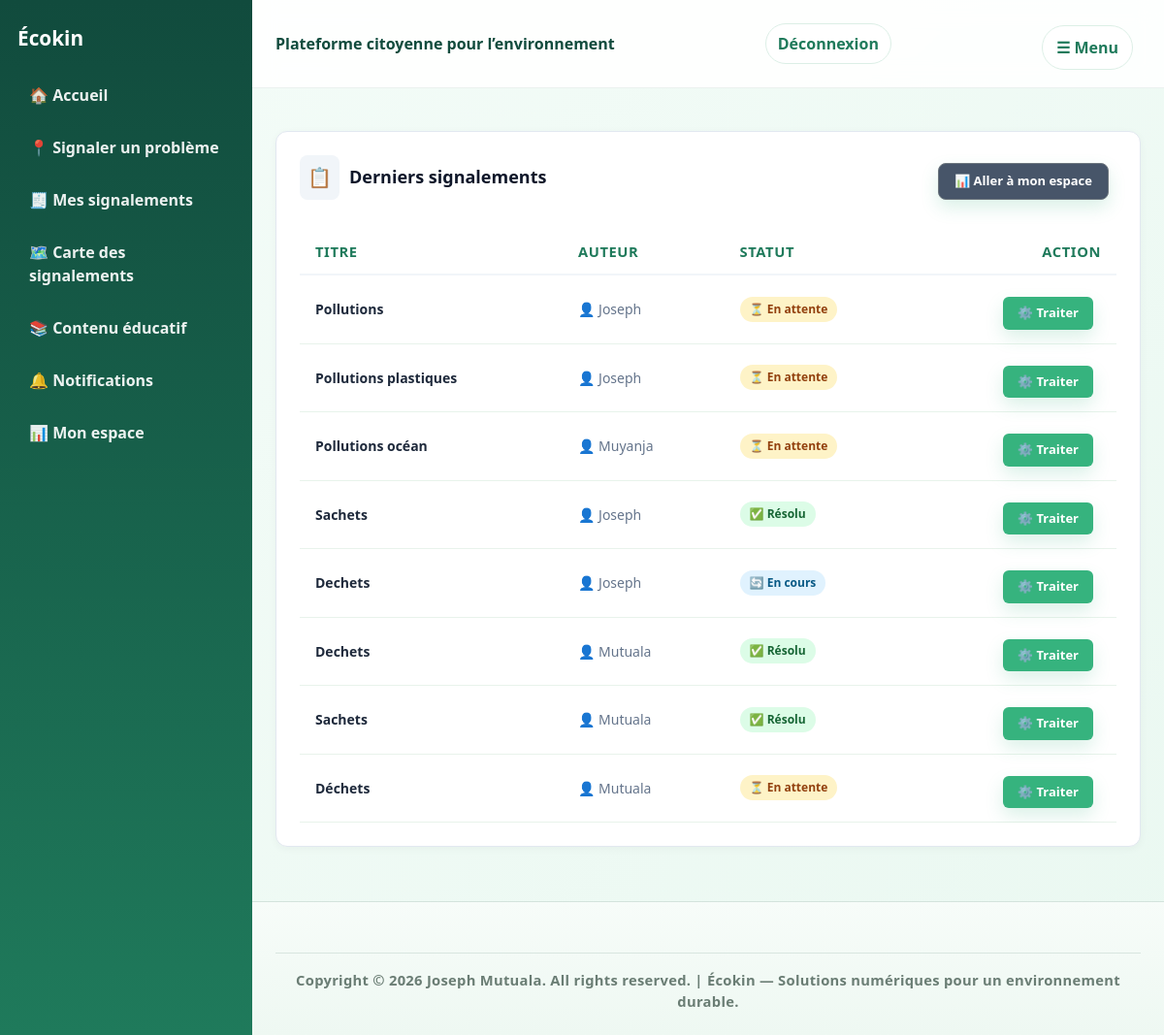
Page /signalements/autorite/ (signed in) on the earlier database version.
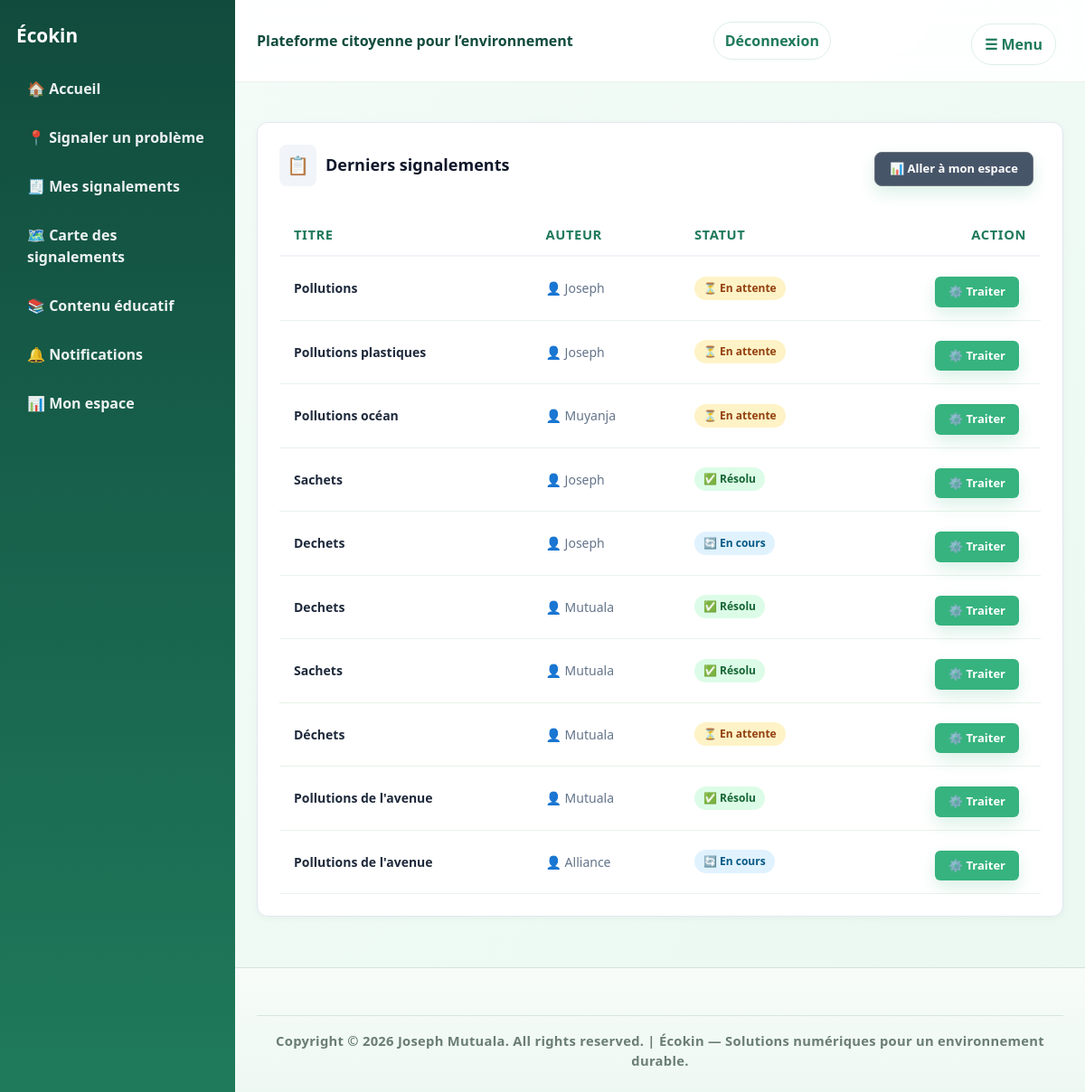
Same page on the later database version.
### signalements/models.py (models this page shows, shortened)
class Signalements(models.Model):
    STATUT_CHOICES = [
        ('en_attente', 'En attente'),
        ('en_cours', 'En cours'),
        ('resolu', 'Résolu'),
        ('rejete', 'Rejeté'),
    ]
    titre = models.CharField(max_length=200, help_text="Entrez le titre du signalement")
    description = models.TextField()
    photo = models.ImageField(upload_to = 'signalements/', blank=True, null=True)
    latitude = models.DecimalField(max_digits= 9, decimal_places= 6)
    longitude = models.DecimalField(max_digits= 9, decimal_places= 6)
    statut = models.CharField(max_length=20, choices=STATUT_CHOICES, default='en_attente')
    date_creation = models.DateTimeField(auto_now_add= True)
    analyse_ia = models.TextField(blank=True, null=True)
    utilisateur = models.ForeignKey(settings.AUTH_USER_MODEL, on_delete=models.CASCADE, related_name = 'signalements')

### accounts/models.py (models this page shows, shortened)
class Utilisateur(AbstractUser):
    ROLE_CHOICES = [
        ('citoyens', 'Citoyens'),
        ('autorités', 'Autorités'),
        ('ong', 'Ong'),
        ('admin', 'Administrateur'),
    ]
    telephone = models.CharField(max_length= 50, blank=True, help_text="Entrez votre numero ici")
    adresse = models.CharField(max_length= 255, blank=True, help_text="Entrez votre adresse ici")
    photo = models.ImageField(upload_to='profils/', blank=True, null=True)
    role = models.CharField(max_length=20, choices=ROLE_CHOICES, default='citoyens')

### signalements/views.py (the view)
# urls.py: path('autorite/', views.liste_signalements_autorite, name='liste_autorite'),
@login_required
def liste_signalements_autorite(request):
    signalements = Signalements.objects.all()
    return render(request, "signalements/liste_autorite.html", {"signalements": signalements})

### templates/signalements/liste_autorite.html (shortened to what the changed rows need)
{% extends 'base.html' %}
{% block content%}
<div class="card table-card" style="margin-top: 20px; padding: 24px; background: #ffffff; border-radius: 12px; border: 1px solid #e2e8f0; box-shadow: 0 2px 8px rgba(0,0,0,0.04);">
    <div style="overflow-x: auto;">
        <table style="width: 100%; border-collapse: collapse; text-align: left; font-size: 14px;">
            <thead>
                <tr style="border-bottom: 2px solid #f1f5f9; color: #64748b; font-size: 13px; text-transform: uppercase; letter-spacing: 0.5px;">
                    <th style="padding: 12px 16px; font-weight: 600;">Titre</th>
                    <th style="padding: 12px 16px; font-weight: 600;">Auteur</th>
                    <th style="padding: 12px 16px; font-weight: 600;">Statut</th>
                    <th style="padding: 12px 16px; font-weight: 600; text-align: right;">Action</th>
                </tr>
            </thead>
            <tbody>
                {% for signalement in signalements %}
                    <tr style="border-bottom: 1px solid #f8fafc; transition: background 0.2s ease;">
                        <td style="padding: 14px 16px; font-weight: 600; color: #1e293b;">
                            {{ signalement.titre }}
                        </td>
                        <td style="padding: 14px 16px; color: #64748b;">
                            <span style="display: flex; align-items: center; gap: 6px;">
                                👤 {{ signalement.utilisateur.username }}
                            </span>
                        </td>
                        <td style="padding: 14px 16px;">
                            {% if signalement.statut == 'en_attente' or signalement.statut == 'EN_ATTENTE' %}
                                <span style="background: #fef3c7; color: #92400e; padding: 4px 10px; border-radius: 20px; font-size: 12px; font-weight: 600; display: inline-flex; align-items: center; gap: 4px;">
                                    ⏳ {{ signalement.get_statut_display }}
                                </span>
                            {% elif signalement.statut == 'en_cours' or signalement.statut == 'EN_COURS' %}
                                <span style="background: #e0f2fe; color: #075985; padding: 4px 10px; border-radius: 20px; font-size: 12px; font-weight: 600; display: inline-flex; align-items: center; gap: 4px;">
                                    🔄 {{ signalement.get_statut_display }}
                                </span>
                            {% elif signalement.statut == 'resolu' or signalement.statut == 'RESOLU' %}
                                <span style="background: #dcfce7; color: #166534; padding: 4px 10px; border-radius: 20px; font-size: 12px; font-weight: 600; display: inline-flex; align-items: center; gap: 4px;">
                                    ✅ {{ signalement.get_statut_display }}
                                </span>
                            {% elif signalement.statut == 'rejete' or signalement.statut == 'REJETE' %}
                                <span style="background: #fee2e2; color: #991b1b; padding: 4px 10px; border-radius: 20px; font-size: 12px; font-weight: 600; display: inline-flex; align-items: center; gap: 4px;">
                                    ❌ {{ signalement.get_statut_display }}
                                </span>
                            {% else %}
                                <span style="background: #f1f5f9; color: #475569; padding: 4px 10px; border-radius: 20px; font-size: 12px; font-weight: 600;">
                                    {{ signalement.get_statut_display }}
                                </span>
                            {% endif %}
                        </td>
                        <td style="padding: 14px 16px; text-align: right;">
                            <a href="{% url 'traiter' signalement.pk %}" class="btn" style="padding: 6px 14px; font-size: 13px; font-weight: 600; text-decoration: none; border-radius: 6px; display: inline-flex; align-items: center; gap: 4px;">
                                ⚙️ Traiter
                            </a>
                        </td>
                    </tr>
                {% endfor %}
            </tbody>
        </table>
    </div>
</div>
{% endblock %}

Differences in the rows shown:
added Signalements: titre "Pollutions de l'avenue", utilisateur.username "Mutuala", statut "Résolu"
added Signalements: titre "Pollutions de l'avenue", utilisateur.username "Alliance", statut "En cours"
